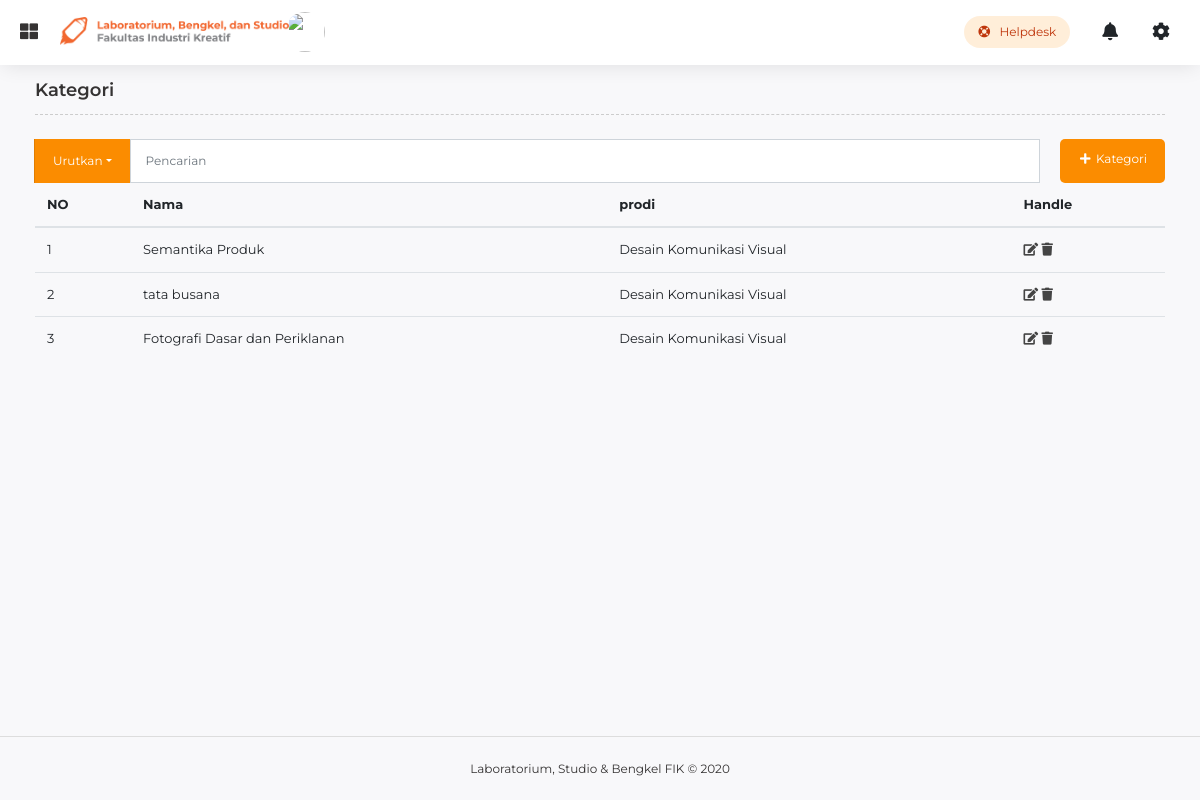
/index.php/sub_kategori, run on an earlier commit of the app's database.
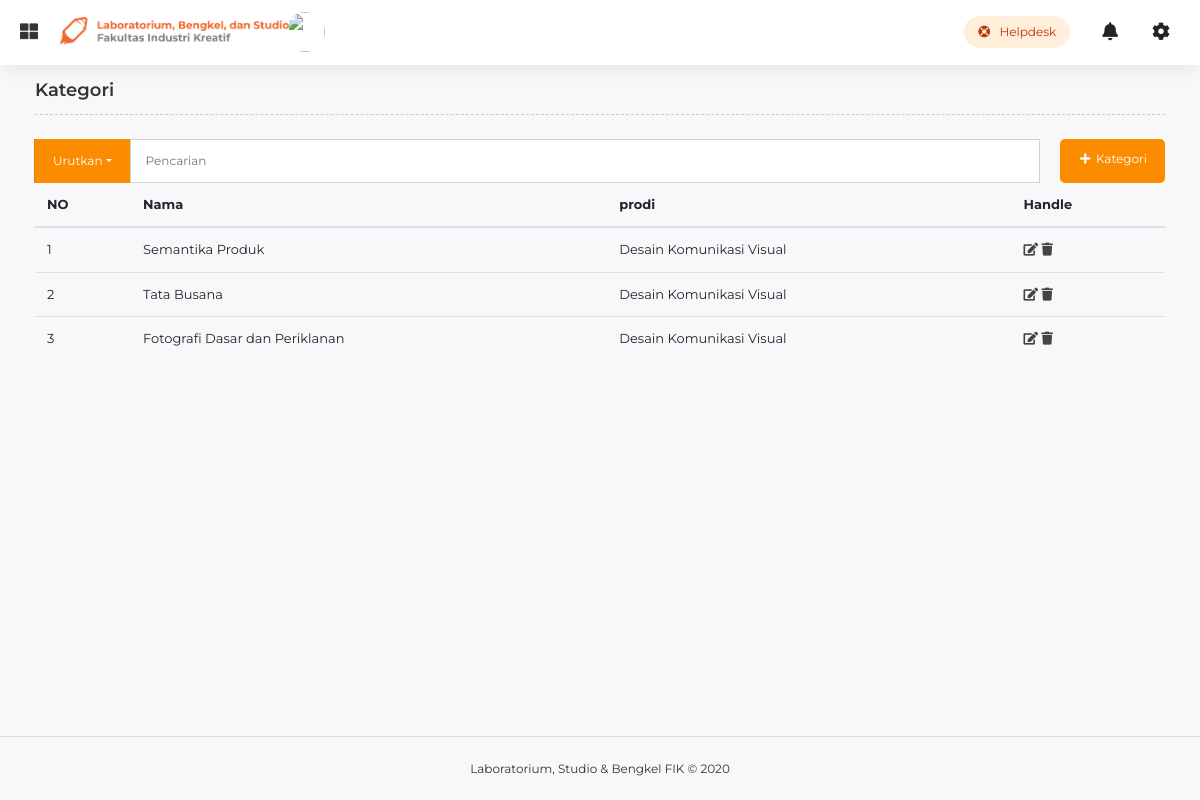
And on a later commit of the database.
### tables this page shows
CREATE TABLE `child_kategori` (
  `id_ck` int(11) NOT NULL,
  `id_kategori` int(11) NOT NULL,
  `nama_child` varchar(128) NOT NULL,
  `post_update` timestamp NOT NULL DEFAULT current_timestamp()
);

CREATE TABLE `kategori` (
  `id_kategori` int(11) NOT NULL,
  `nama_kategori` varchar(255) NOT NULL,
  `slug_kategori` varchar(255) NOT NULL,
  `urutan` int(11) DEFAULT NULL,
  `tanggal_update` timestamp NOT NULL DEFAULT current_timestamp()
);

### application/controllers/Sub_kategori.php (called while the page is built, shortened)
<?php
class Sub_kategori extends CI_Controller
{
    public function __construct()
    {
        $this->load->model('kategori_model');
        $this->load->library('form_validation');
    }
    public function index()
    {
        $kategori = $this->kategori_model->listing();
        $data = array(
            'title'     =>  'Kategori',
            'user'      =>  $this->db->get_where('user', ['username' => $this->session->userdata('username')])->row_array(),
            'kategori'  =>  $kategori
        );
        $this->load->view('templates/dashboard/headerAdmin', $data);
        $this->load->view('templates/dashboard/sidebarAdmin', $data);
        $this->load->view('sub_kategori/L_kategori', $data);
        $this->load->view('templates/dashboard/footer');
    }
}

### index.php (called while the page is built, shortened)
<?php
require_once BASEPATH.'core/CodeIgniter.php';

### application/models/Kategori_model.php (called while the page is built, shortened)
<?php
class Kategori_model extends CI_Model
{
    public function listing()
    {
        $this->db->select('child_kategori.*,
        kategori.nama_kategori');
        $this->db->from('child_kategori');
        $this->db->join('kategori', 'kategori.id_kategori = child_kategori.id_kategori', 'left');
        $this->db->group_by('child_kategori.id_ck');
        $this->db->order_by('id_ck', 'desc');
        $query = $this->db->get();
        return $query->result();
    }
}

### application/views/sub_kategori/L_kategori.php (the view, shortened to what this page needs)
<main class="akun-container">
    <div class="container-fluid">
        <div class="fik-section-title2">
            <h5><?= $title ?></h5>
        </div>
        <div class="input-group">
            <div class="input-group-append">
                <button class="btn btn-primary dropdown-toggle" type="button" data-toggle="dropdown" aria-haspopup="true" aria-expanded="false" style="border-left:1px solid rgba(0,0,0,.1);">Urutkan</button>
            </div>
            <input type="text" class="form-control" aria-label="Text input with dropdown button" placeholder="Pencarian">
            <a class="btn btn-primary" href="<?= base_url('sub_kategori/tambah') ?>" style="margin-left: 20px;"><span class="fas fa-fw fa-plus"></span> Kategori </a>
        </div>
        <div class="table-responsive admin-list">
            <table class="table">
                <thead>
                    <tr>
                        <th scope="col">NO</th>
                        <th scope="col">Nama</th>
                        <th scope="col">prodi</th>
                        <th scope="col">Handle</th>
                    </tr>
                </thead>
                <tbody>
                    <?php $no = 1;
                    foreach ($kategori as $data) { ?>
                        <tr>
                            <td><?= $no ?></td>
                            <td><?= $data->nama_child ?></td>
                            <td><?= $data->nama_kategori ?></td>
                            <td>
                                <a href="<?= base_url('sub_kategori/edit/' . $data->id_ck); ?>"><span class="fa fa-edit"></span></a>
                                <a href="<?= base_url('sub_kategori/delete/' . $data->id_ck); ?>" onclick="return confirm('yakin ingin menghapus data ini?')"><span class="fa fa-trash"></span></a>
                            </td>
                        </tr>
                    <?php $no++;
                    } ?>
                </tbody>
            </table>
        </div>
    </div>
</main>

### application/views/templates/dashboard/headerAdmin.php (shortened to what this page needs)
<!DOCTYPE html>
<html lang="en-id">
<head>
  <link rel="stylesheet" href="<?= base_url('assets/vendor/bootstrap-4.5.0-dist/css/bootstrap.min.css'); ?>">
  <link rel="stylesheet" href="<?= base_url('assets/vendor/fontawesome-free-5.13.0-web/css/all.min.css'); ?>">
  <link rel="stylesheet" href="<?= base_url('assets/vendor/owl-carousel/owl.carousel.css'); ?>">
  <link rel="stylesheet" href="<?= base_url('assets/css/style.css'); ?>">
</head>
<body>
  <nav class="navbar fixed-top">
    <div class="container loss">
      <a class="db-menu-trigger show-mobile"><span class="fas fa-th-large"></span></a>
      <div class="navbar-brand akun">
        <a href="<?= base_url() ?>"><img src="<?= base_url('assets/img/logo/logo-dummy.png') ?>" /></a>
      </div>
      <div class="fik-navbar-menu">
        <ul class="left akun fik-username hide-mobile">
          <li>
            <img src="<?= base_url('assets/img/profile/') . $this->db->get_where('user', ['username' => $this->session->userdata('username')])->row()->images; ?>">
          </li>
        </ul>
        <ul class="right akun">
          <div class="fik-login-dropdown hide-mobile" style="margin-right:22px">
            <a class="btn btn-sm btn-pill btn-icon btn-icon-left" href="<?= base_url('main/helpdesk') ?>">
              <span class="fas fa-life-ring"></span> Helpdesk
            </a>
          </div>
          <div class="not-dropdown" style="margin-right:14px" id="active">
            <a class="btn btn-icon" href="<?= base_url('Notification') ?>">
              <span class="fas fa-bell"></span>
            </a>
          </div>
          <div class="dropdown not-dropdown">
            <a class="btn btn-icon" id="active" data-toggle="dropdown" href="#">
              <span class="fas fa-cog"></span>
            </a>
          </div>
        </ul>
      </div>
    </div>
  </nav>

### application/views/templates/dashboard/footer.php (shortened to what this page needs)
<div class="footer">
  <div class="padding-t50"></div>
  <footer class="fik-footer">
    <div class="credit" style="text-align:left;padding-left:285px;border-top:1px solid #ddd;background-color:#f8f8fa">Laboratorium, Studio &amp; Bengkel FIK &copy; 2020</div>
  </footer>
</div>
</body>
</html>

What changed in the data, as far as the page shows it:
changed child_kategori: nama_child "tata busana" → "Tata Busana"
